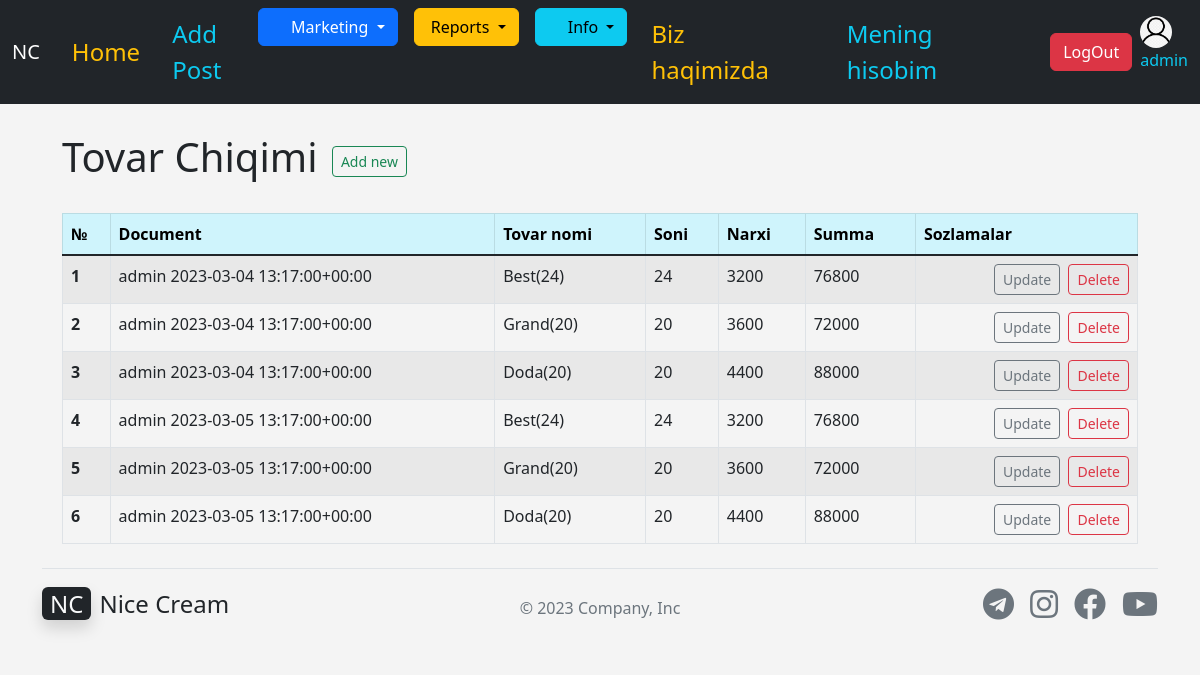
Screenshot of /products/out_product_list/ (signed in) with the database file from the repository.
### apps/accounts/models.py (models this page shows)
class User(AbstractUser):
    USER_TYPE_CHOICES = (
        ('PR', 'Provider'),
        ('CL', 'Client'),
    )
    username = models.CharField(max_length=255,unique=True,)
    first_name = models.CharField(max_length=255, blank=True, null=True)
    last_name = models.CharField(max_length=255, blank=True, null=True)
    phone = models.CharField(max_length=50, blank=True, null=True)
    email = models.EmailField(verbose_name='email address', blank=True, max_length=255, null=True)
    activated_date = models.DateTimeField(blank=True, null=True)
    balance = models.IntegerField(default=0)
    image = models.ImageField(default='user4.png',upload_to='images/', blank=True, null=True)
    address = models.CharField(max_length=255, blank=True, null=True)
    is_active = models.BooleanField(default=True)
    is_staff = models.BooleanField(default=False)
    is_superuser = models.BooleanField(default=False)
    user_type = models.CharField(max_length=50,choices=USER_TYPE_CHOICES, default='PR')
    def __str__(self):
        return self.username

### apps/products/models.py (models this page shows, shortened)
class OutProduct(models.Model):
    event_id = models.UUIDField(default=uuid.uuid4, blank=True, null=True,)
    document = models.ForeignKey(OutDocument, blank=True, null=True, on_delete= models.CASCADE)
    product = models.ForeignKey(Product, blank=True, null=True, on_delete= models.CASCADE)
    quantity = models.IntegerField('Soni',  )
    body_price = models.IntegerField('Tannarxi',  )
    body_summa = models.IntegerField('TanSumma',  )
    price = models.IntegerField('Narxi',  )
    summa = models.IntegerField('Summa',  )
    profit = models.IntegerField('Foyda', )

class OutDocument(models.Model):
    event_id = models.UUIDField(default=uuid.uuid4, blank=True, null=True,)
    out_date = models.DateTimeField('Sana',)
    trader = models.ForeignKey(User, blank=True, null=True, on_delete= models.CASCADE, related_name="buyer", limit_choices_to ={'user_type':'PR'})
    warehouse = models.ForeignKey(WarehouseName, blank=True, null=True, on_delete= models.CASCADE)
    summa = models.IntegerField('Summa',  blank=True, null=True,default=0)
    profit = models.IntegerField('Foyda', blank=True, null=True,default=0)
    comment = models.TextField(blank=True, null=True, default='Tovar chiqimi',)
    class Meta:
        ordering = ['-out_date']
    def __str__(self):
        return f'{self.trader} {self.out_date}'

class Product(models.Model):
    name = models.CharField('Tovar Nomi', max_length=50)
    capacity = models.IntegerField('Sigimi', blank=True, null=True,)
    brand = models.ForeignKey(Brand, blank=True, null=True, on_delete= models.CASCADE)
    product_size = models.FloatField(blank=True, null=True, )
    product_weight = models.FloatField(blank=True, null=True, )
    code = models.IntegerField('Kodi', blank=True, null=True,)
    image = models.ImageField(blank=True, null=True)
    about = models.TextField(blank=True, null=True)
    price = models.IntegerField('Narxi',  blank=True, null=True,)
    s_price = models.IntegerField('Snarxi',  blank=True, null=True,)
    def __str__(self):
        return self.name

### apps/products/views.py (the view)
# urls.py: path('out_product_list/', views.out_product_list, name='out_product_list'),
def out_product_list(request):
    out_product_list = OutProduct.objects.all()
    return render(request, 'products/out_product_list.html', {
        'out_product_list' : out_product_list,
    })

### apps/products/templates/products/out_product_list.html
{% extends 'base.html' %}
{% block content %}
<div class="container">
<br>
<h1>Tovar Chiqimi    <a href="{% url 'add_out_product' %}" class="btn btn-outline-success btn-sm mx-1">Add new</a></h1><br>
<table class="table table-striped table-hover table-bordered">
    <thead class="table-info">
      <tr>
        <th scope="col">№</th>
        <th scope="col">Document</th>
        <th scope="col">Tovar nomi</th>
        <th scope="col">Soni</th>
        <th scope="col">Narxi</th>
        <th scope="col">Summa</th>
        <th scope="col">Sozlamalar</th>
      </tr>
    </thead>
    <tbody class="table-group-divider">
      {% for product in out_product_list %}
      <tr>
        <th scope="row">{{ forloop.counter }}</th>
        <td>{{ product.document }} </td>
        <td>{{ product.product }}</td>
        <td>{{ product.quantity }}</td>
        <td>{{ product.price }}</td>
        <td>{{ product.summa }}</td>
        {% if user.is_superuser %}
        <td align="right">
          <a href="{% url 'update_out_product' product.id %}" class="btn btn-outline-secondary btn-sm mx-1">Update</a>
          <a href="{% url 'delete_out_product' product.id %}" class="btn btn-outline-danger btn-sm">Delete</a>
        </td>
            {% endif %}
      </tr>
      {% endfor %}
    </tbody>
  </table>
</div>
{% endblock content %}

### templates/navbar.html (shortened to what this page needs)
<nav class="navbar navbar-dark navbar-expand-lg bg-dark">
    <div class="container-fluid">
      <a class="navbar-brand" href="{% url 'home' %}">NC</a>
      <div class="collapse navbar-collapse" id="navbarSupportedContent">
        <a href="{% url 'home' %}" class="nav-link px-3 text-warning fs-4">Home</a>
        <ul class="navbar-nav me-auto mb-2 mb-lg-0">
          {% if user.is_superuser %}
          <a href="{% url 'post_new' %}" class="nav-link px-3 text-info fs-4">Add Post</a>
          <li class="nav-item dropdown">
            <button class="btn btn-primary dropdown-toggle" type="button" data-bs-toggle="dropdown" aria-expanded="false">
              <i class="far fa-cart-arrow-down"></i>  Marketing
          </button>
          </li>
          <li class="nav-item">
            <a class="nav-link" href="#"></a>
          </li>
          <li class="nav-item dropdown">
            <button class="btn btn-warning dropdown-toggle" type="button" data-bs-toggle="dropdown" aria-expanded="false">
                Reports
          </button>
          </li>
          <li class="nav-item">
            <a class="nav-link" href="#"></a>
          </li>
          <li class="nav-item dropdown">
            <button class="btn btn-info dropdown-toggle" type="button" data-bs-toggle="dropdown" aria-expanded="false">
              <i class="far fa-info-circle"></i>  Info
          </button>
          </li>
          {% endif %}
        </ul>
          <a href="{% url 'home' %}" class="nav-link px-4 text-warning fs-4">Biz haqimizda</a>
          {% if user.is_authenticated %}
              {% if user.user_type == 'PR' %}
                <a href="{% url 'my_act_sverka' %}" class="nav-link px-4 text-info fs-4">Mening hisobim</a>
              {% else %}
              <a href="{% url 'my_act_sverkaCL' %}" class="nav-link px-4 text-info fs-4">Mening hisobim</a>
              {% endif %}
          <a href="{% url 'logout' %}" class="btn btn-danger mt-2 mb-2 mx-2">LogOut</a>
          <div class="d-block">
              {% if user.image %}
              <img src="{{ user.image.url }}" alt="mdo" width="32" height="32" class="rounded-circle">
              {% endif %}
            <p class="text-info">{{ user.username }}</p>
          </div>
          {% else %}
          <a href="{% url 'login' %}" class="btn btn-outline-light me-2">Login</a>
          <a href="{% url 'register_user' %}" class="btn btn-warning">Sign-up</a>
          {% endif %}
      </div>
    </div>
  </nav>

### templates/base.html (style rules this page uses)
body { background: #f4f4f4; }

### rows the page displays
User: image (picture), username "admin"
OutProduct: document "admin 2023-03-04 13:17:00+00:00", product "Best(24)", quantity "24", price "3200", summa "76800"
OutProduct: document "admin 2023-03-04 13:17:00+00:00", product "Grand(20)", quantity "20", price "3600", summa "72000"
OutProduct: document "admin 2023-03-04 13:17:00+00:00", product "Doda(20)", quantity "20", price "4400", summa "88000"
OutProduct: document "admin 2023-03-05 13:17:00+00:00", product "Best(24)", quantity "24", price "3200", summa "76800"
OutProduct: document "admin 2023-03-05 13:17:00+00:00", product "Grand(20)", quantity "20", price "3600", summa "72000"
OutProduct: document "admin 2023-03-05 13:17:00+00:00", product "Doda(20)", quantity "20", price "4400", summa "88000"
